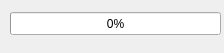
<?xml version="1.0" encoding="UTF-8"?>
<ui version="4.0">
 <class>BatchProgress</class>
 <widget class="QDialog" name="BatchProgress">
  <property name="geometry">
   <rect>
    <x>0</x>
    <y>0</y>
    <width>224</width>
    <height>53</height>
   </rect>
  </property>
  <property name="windowTitle">
   <string>Batch progress</string>
  </property>
  <widget class="QProgressBar" name="progressBar">
   <property name="geometry">
    <rect>
     <x>10</x>
     <y>12</y>
     <width>211</width>
     <height>23</height>
    </rect>
   </property>
   <property name="value">
    <number>0</number>
   </property>
  </widget>
 </widget>
 <resources/>
 <connections/>
</ui>
